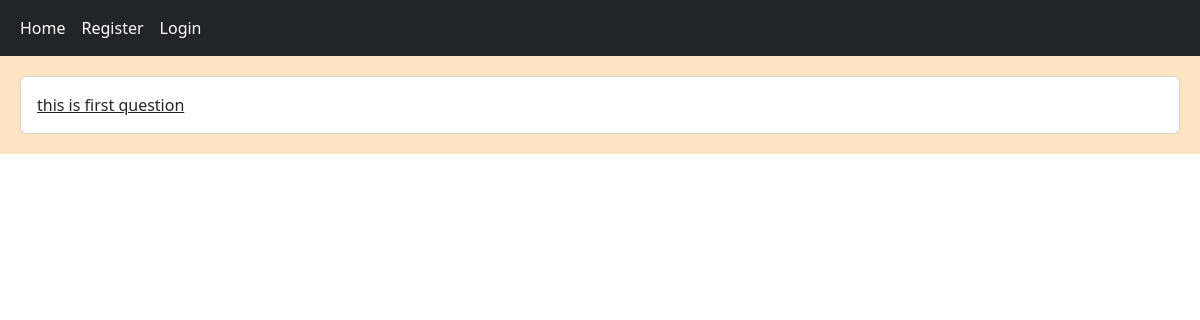
The app's page /, older data.
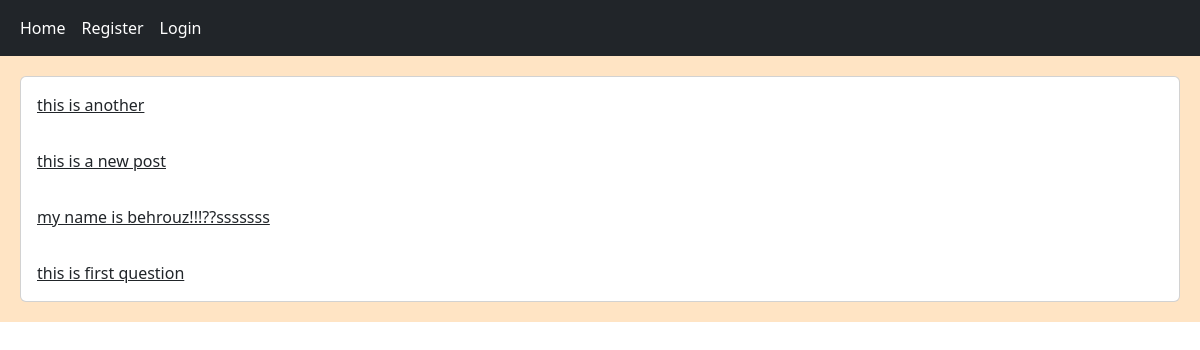
The same page, newer data.
### home/models.py (models this page shows, shortened)
class Post(models.Model):
    user = models.ForeignKey(User, on_delete=models.CASCADE, related_name='posts')
    body = models.TextField()
    slug = models.SlugField()
    created = models.DateTimeField(auto_now_add= True)
    updated = models.DateTimeField(auto_now=True)
    class Meta:
        ordering = ('-created', 'body')
    def get_absolute_url(self):
        return reverse('home:post_detail', args=(self.id, self.slug))

### home/views.py (the view)
# urls.py: path('', views.HomeView.as_view(), name = 'home'),
class HomeView(View):
    def get(self, request):
        posts = Post.objects.all()
        return render(request, 'home/index.html', {'posts': posts})

### home/templates/home/index.html
{% extends 'base.html' %}
{% block content %}
<div class="card">
    {% for post in posts %}
        <a href="{{ post.get_absolute_url }}" class="card-body">{{ post.body| truncatewords:8 }}</a>
    {% endfor %}
</div>
{% endblock %}

Row changes from the older to the newer data that the page shows:
added Post: body "this is another"
added Post: body "this is a new post"
added Post: body "my name is behrouz!!!??sssssss"
